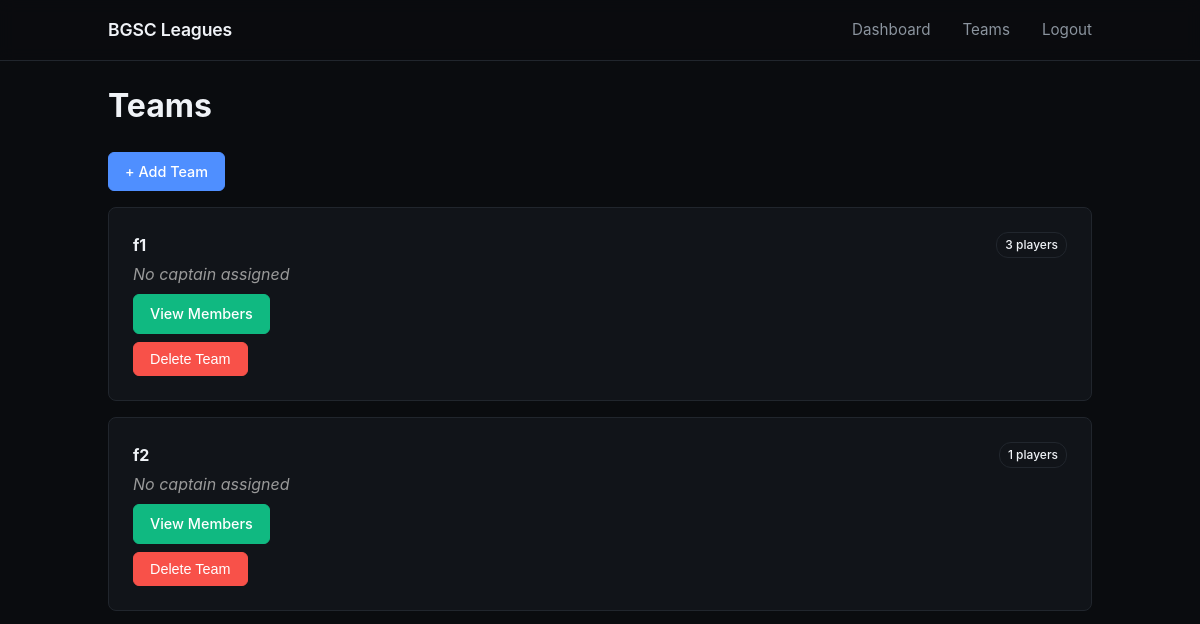
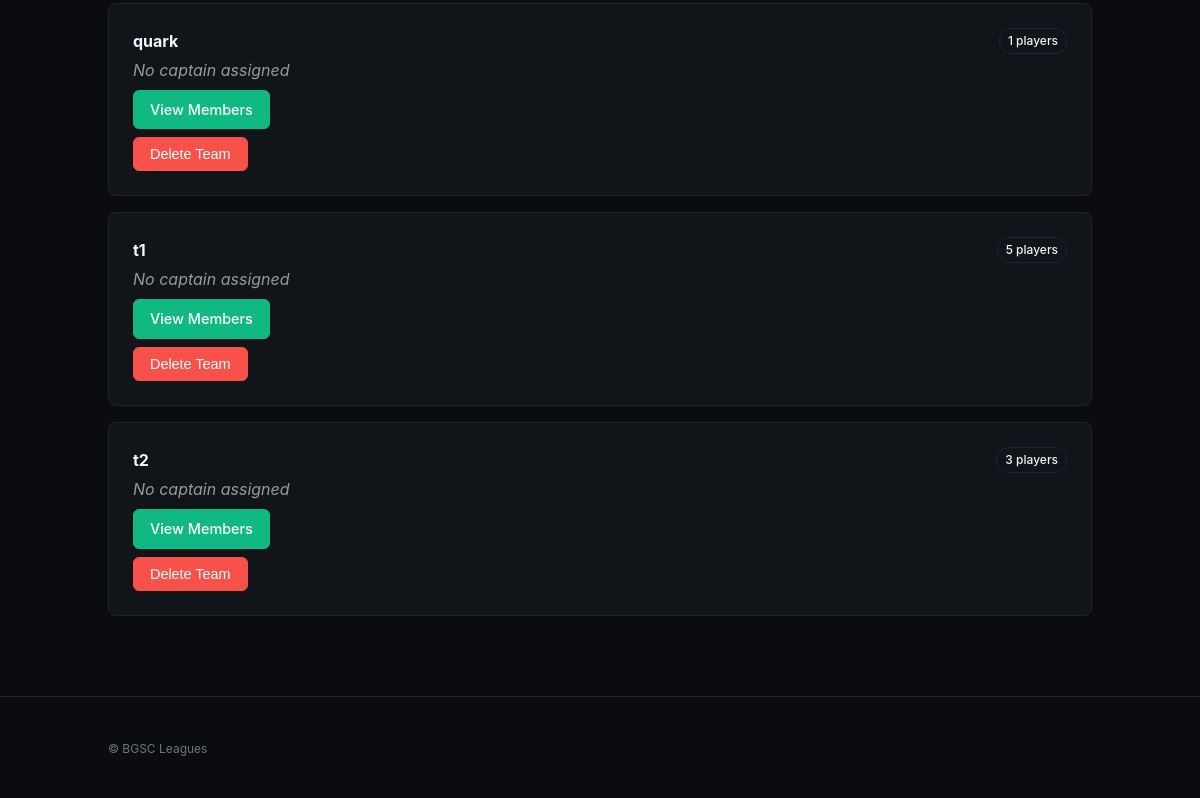
The page /dashboard/teams/ (signed in) on the database as committed earlier (2 pictures, top to bottom).
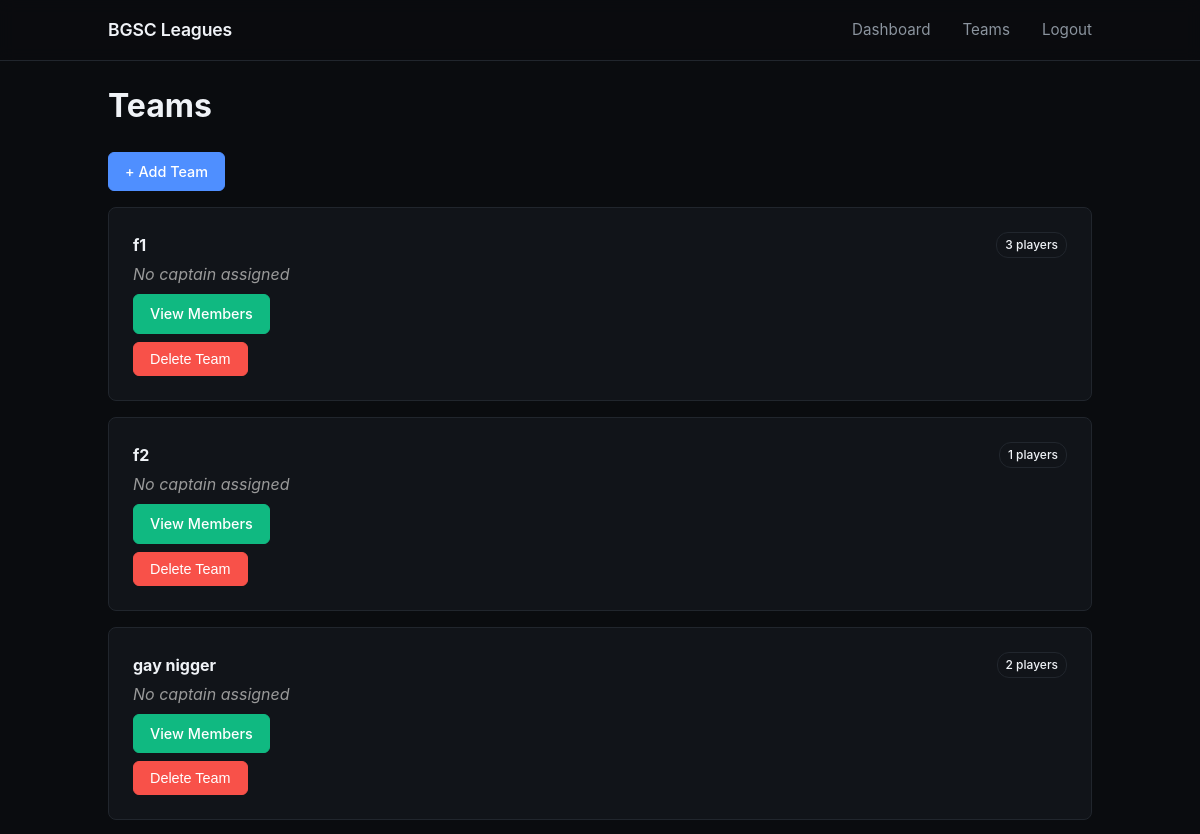
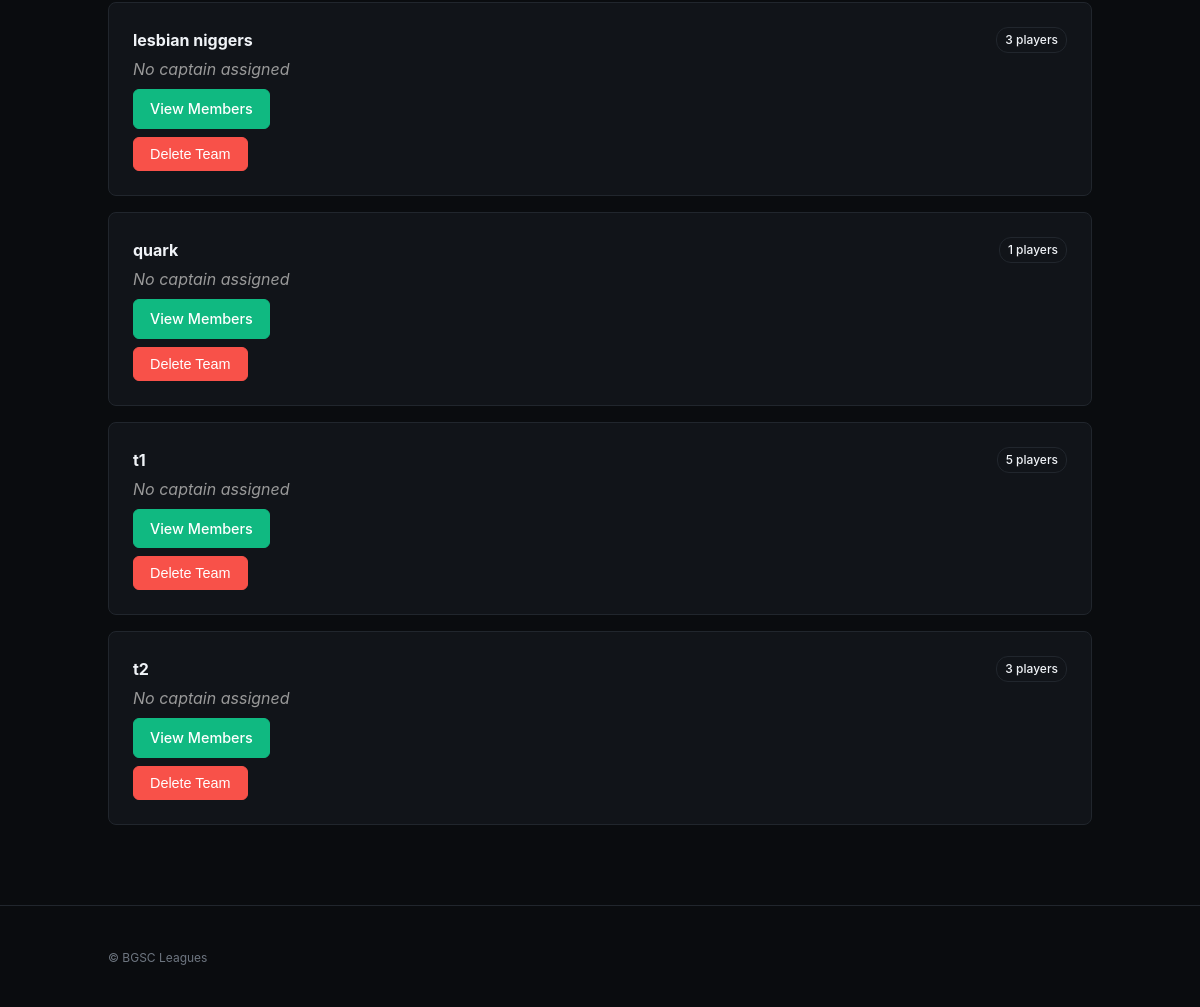
The same page on the database as committed later (2 pictures, top to bottom).
### games/models.py (models this page shows, shortened)
class Team(models.Model):
    name = models.CharField(max_length=100)
    logo = models.URLField(null=True, blank=True)
    leader = models.ForeignKey('Player', related_name='teams_led', on_delete=models.SET_NULL, null=True, blank=True)

### games/views.py (the view)
# urls.py: path('dashboard/teams/', views.teams, name='teams'),
@login_required(login_url='/login/')
def teams(request):
    teams = Team.objects.all().order_by("name").prefetch_related("players")
    return render(request, "games/teams.html", {"teams": teams})

### games/templates/games/teams.html (shortened to what this page needs)
{% extends 'games/base.html' %} {% block title %}Teams | BGSC Leagues{% endblock %} {% block content %}
<h1>Teams</h1>
<div class="spaced">
  <a class="btn btn-primary" href="{% url 'add_team' %}">+ Add Team</a>
</div>
{% for t in teams %}
<div class="card">
  <div class="spaced">
    <strong>{{ t.name }}</strong>
    <span class="badge">{{ t.players.all|length }} players</span>
  </div>
  {% if t.leader %}
  <div style="margin-top: 4px; color: #666;">
    <strong>Captain:</strong> {{ t.leader.name }}
  </div>
  {% else %}
  <div style="margin-top: 4px; color: #999;">
    <em>No captain assigned</em>
  </div>
  {% endif %}
  <div style="margin-top: 8px">
    <a class="btn btn-accent" href="{% url 'team_detail' t.id %}"
      >View Members</a
    >
  </div>
  <form
    method="post"
    action="{% url 'remove_team' t.id %}"
    class="inline"
    style="margin-top: 8px"
  >
    <button
      class="btn btn-danger"
      type="submit"
      onclick="return confirm('Are you sure you want to delete the team {{ t.name }}? This action cannot be undone.')"
    >
      Delete Team
    </button>
  </form>
</div>
{% empty %}
<div class="card">No teams yet.</div>
{% endfor %} {% endblock %}

Rows that differ between the two databases and show on the page:
added Team: name "gay nigger", players.all|length "2", shows "No captain assigned"
added Team: name "lesbian niggers", players.all|length "3", shows "No captain assigned"
